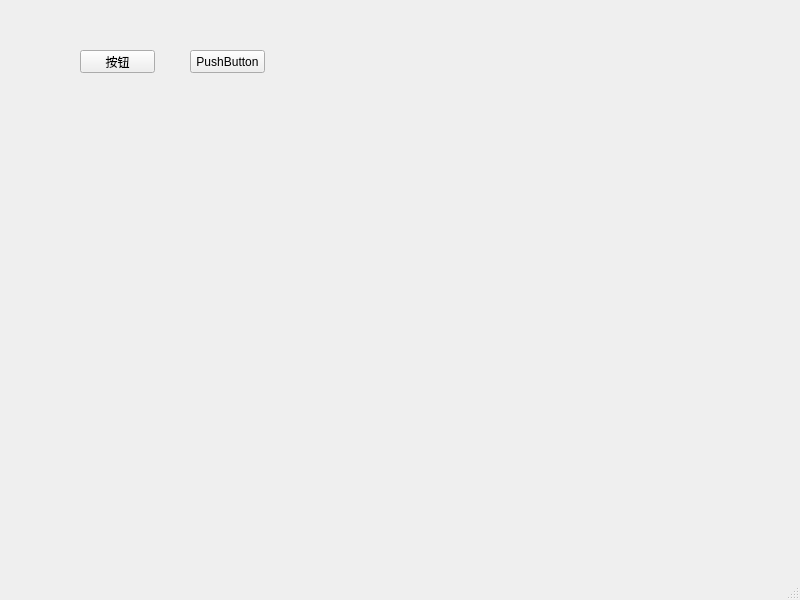
<?xml version="1.0" encoding="UTF-8"?>
<ui version="4.0">
 <class>demo_buttn</class>
 <widget class="QMainWindow" name="demo_buttn">
  <property name="geometry">
   <rect>
    <x>0</x>
    <y>0</y>
    <width>800</width>
    <height>600</height>
   </rect>
  </property>
  <property name="windowTitle">
   <string>MainWindow</string>
  </property>
  <widget class="QWidget" name="centralwidget">
   <widget class="QPushButton" name="pushButton">
    <property name="geometry">
     <rect>
      <x>80</x>
      <y>50</y>
      <width>75</width>
      <height>23</height>
     </rect>
    </property>
    <property name="text">
     <string>按钮</string>
    </property>
   </widget>
   <widget class="QPushButton" name="pushButton_2">
    <property name="geometry">
     <rect>
      <x>190</x>
      <y>50</y>
      <width>75</width>
      <height>23</height>
     </rect>
    </property>
    <property name="text">
     <string>PushButton</string>
    </property>
   </widget>
  </widget>
  <widget class="QMenuBar" name="menubar">
   <property name="geometry">
    <rect>
     <x>0</x>
     <y>0</y>
     <width>800</width>
     <height>23</height>
    </rect>
   </property>
  </widget>
  <widget class="QStatusBar" name="statusbar"/>
 </widget>
 <resources/>
 <connections/>
</ui>
